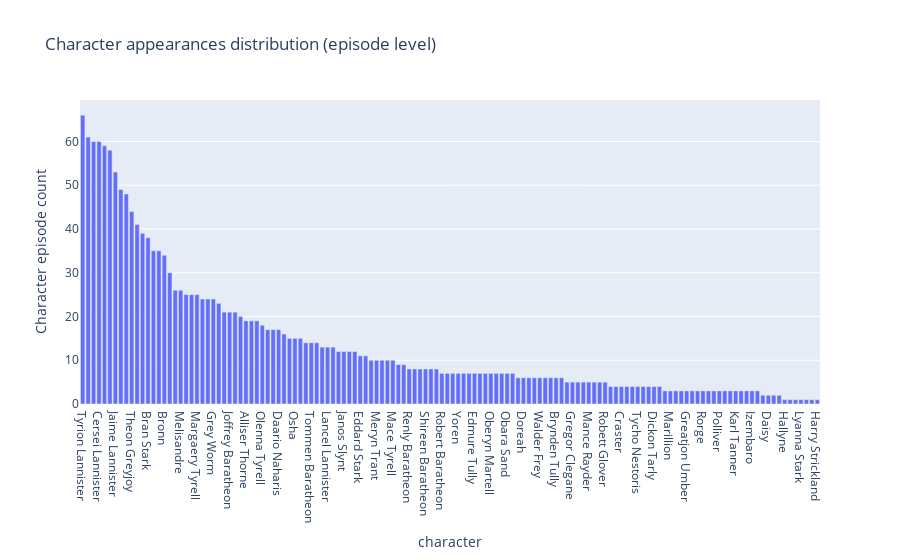

This figure's notebook cell:
### Markdown cell above
From the figure above it can be seen that a lot of characters are present in all 8 season such as: *Jon Snow, Sansa Stark, Tyrion Lannister, Bronn and Samwell Tarly* and again this is expected as these characters are part of the key characters. On the other side a lot of characters are only present in 1 season such as *Syrio Forel* which is Arya Starks "dancing teacher" when she moves to King's Landing. 

We will now investigate the appearance on episode level as this can give a more fine coarsed description of the character presence.

### Code cell
#hide_input
fig_char_episode  = px.bar(df_diag,x = "character", y="Character episode count", title = "Character appearances distribution (episode level)")
fig_char_episode.update_layout(xaxis={'categoryorder':'total descending'})

fig_char_episode.show()

### Figure 1 — Plotly figure (JSON) as saved in the notebook; plotly's stock layout.template omitted (floating-point values rounded to 4 significant figures; data arrays with more than 128 entries replaced by an {"elided": "..."} marker saying what was removed)
{"data": [{"alignmentgroup": "True", "hovertemplate": "character=%{x}<br>Character episode count=%{y}<extra></extra>", "legendgroup": "", "marker": {"color": "#636efa", "pattern": {"shape": ""}}, "name": "", "offsetgroup": "", "orientation": "v", "showlegend": false, "textposition": "auto", "type": "bar", "x": {"elided": "136 str values"}, "xaxis": "x", "y": {"elided": "136 int values"}, "yaxis": "y"}], "layout": {"barmode": "relative", "legend": {"tracegroupgap": 0}, "title": {"text": "Character appearances distribution (episode level)"}, "xaxis": {"anchor": "y", "categoryorder": "total descending", "domain": [0, 1], "title": {"text": "character"}}, "yaxis": {"anchor": "x", "domain": [0, 1], "title": {"text": "Character episode count"}}}}
